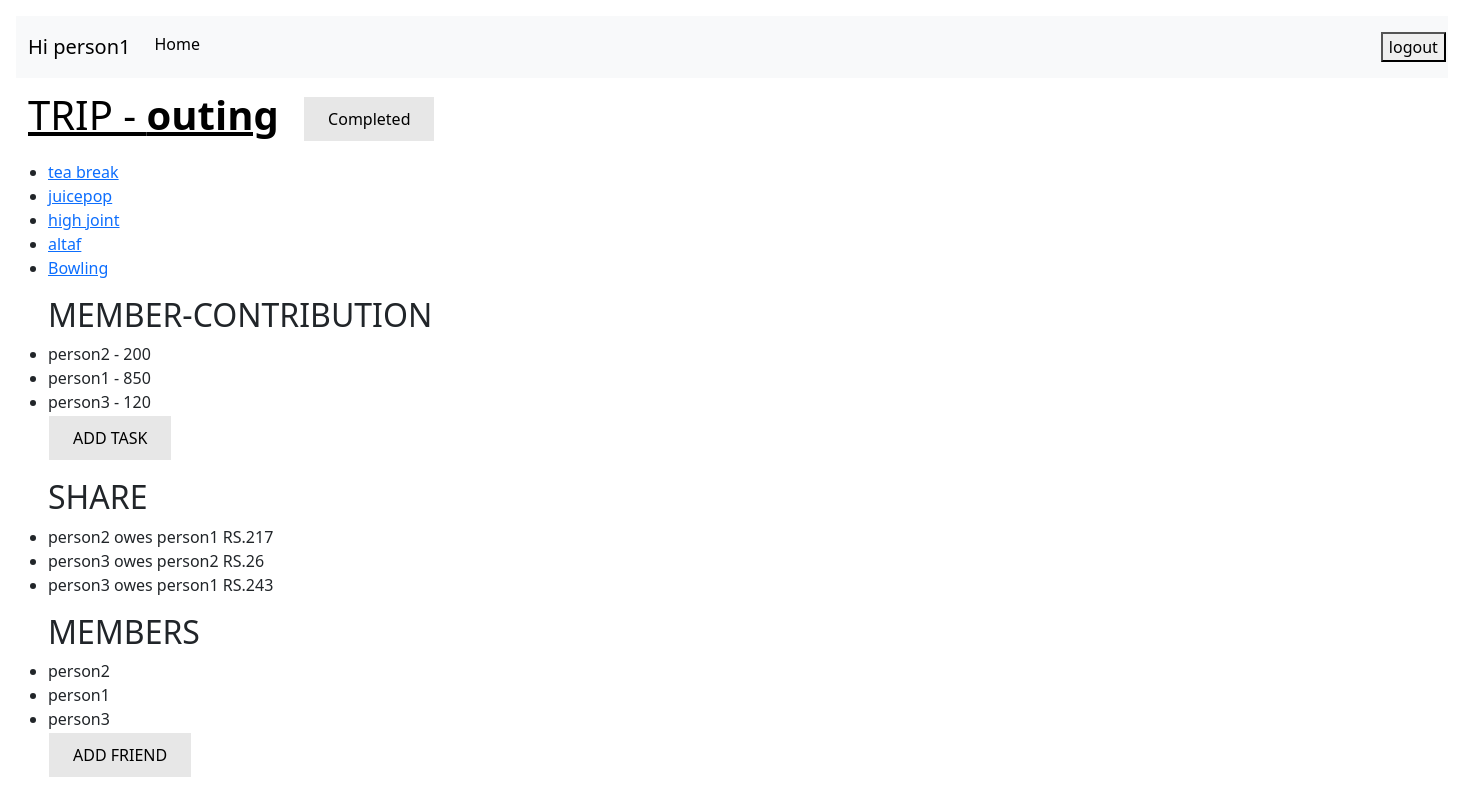
Page /trips/2 (signed in) on the committed database.
### sbill/models.py (models this page shows, shortened)
class trip(models.Model):
    trip_name=models.CharField(max_length=100)
    trip_completed=models.BooleanField(default=False)
    user=models.ManyToManyField(User)

class tasks(models.Model):
    trip_name1 = models.ForeignKey(trip,on_delete=models.CASCADE, db_index=True)
    task=models.CharField(max_length=100)
    whopaid=models.CharField(max_length=100)
    taskexp=models.IntegerField()

class friend(models.Model):
    friends=models.CharField(max_length=100)
    user=models.ForeignKey(trip,on_delete=models.CASCADE)

### sbill/views.py (the view)
# urls.py: path('trips/<int:task_pk>',views.trippage,name='trippage'),
def trippage(request,task_pk):
    task = tasks.objects.filter(trip_name1 = task_pk)
    tp={}
    tp["tp1"]=task_pk
    friends=friend.objects.filter(user=task_pk)
    trips=trip.objects.filter(user=request.user)
    exp={}
    frnd=[]
    for i in friends:
        exp[i.friends]=0
        frnd.append(i.friends)
    for i in task:
        if(i.whopaid in exp):
            exp[i.whopaid]+=i.taskexp
    rlt=[]
    for i in range(len(frnd)):
        for j in range(i+1,len(frnd)):
            diff_amt=exp[frnd[i]]//len(frnd)-exp[frnd[j]]//len(frnd)
            if diff_amt>0:
                rlt.append(str(frnd[j]+" owes "+frnd[i]+" RS."+str(diff_amt)))
            elif diff_amt<0:
                rlt.append(str(frnd[i]+" owes "+frnd[j]+" RS."+str(0-diff_amt)))
    return render(request,'sbill/trippage.html',{'tasks':task,'tps':tp,'friends':friends,'trips':trips,'exps':exp,'result':rlt})

### sbill/templates/sbill/trippage.html (shortened to what this page needs)
{% extends 'sbill/base.html' %}
{% block content %}
<!doctype html>
<html lang="en">
  <head>
    <link href="https://cdn.jsdelivr.net/npm/bootstrap@5.3.2/dist/css/bootstrap.min.css" rel="stylesheet">
    <link href="https://getbootstrap.com/docs/5.3/assets/css/docs.css" rel="stylesheet">
  </head>
  <body class="p-3 m-0 border-0 bd-example m-0 border-0">
    <nav class="navbar navbar-expand-lg">
      <div class="container-fluid">
        {% if user.is_authenticated %}
        <a class="navbar-brand" href="{%url 'currentpage'%}">{% for a in trips %}
          {% if a.id == tps.tp1 %}
          <h1><u>TRIP - <b>{{a.trip_name}}</b></u></h1>
          {% endif %}
        {% endfor %}</a>
        {% endif %}
        <div class="collapse navbar-collapse" id="navbarNavAltMarkup">
          <div class="navbar-nav">&nbsp;&nbsp;
            <form action="{% url 'completed' tps.tp1 %}" method="POST">
              <button class="button button4" type='Submit'>Completed</button>
            </form>
          </div>
        </div>
      </div>
    </nav>
    <div class="grid-container">
        <div class="grid-item"><ul>
        {% for a in tasks %}
          <li>
            <a href="{% url 'updatetask' tps.tp1 a.id %}">{{a.task}}</a>
          </li>
        {% endfor %}
        </ul></div>
        </div>
        <div class="grid-container">
        <div class="grid-item"><ul>
          <h2>MEMBER-CONTRIBUTION</h2>
          {% for a,b in exps.items %}
             <li>{{a}} - {{b}}</li>
          {% endfor %}
          <a href="{% url 'addtask' tps.tp1 %}"><button class="button button4" type='Submit'>ADD TASK</button></a>
        </ul></div>
        </div>
        <div class="grid-container">
        <div class="grid-item"><ul>
          <h2>SHARE</h2>
          {% for a in result %}
          <li>{{a}}</li>
          {% endfor %}
        </ul></div>
        </div>
        <div class="grid-container">
        <div class="grid-item"><ul>
          <h2>MEMBERS</h2>
          {% for a in friends %}
            <li>{{a.friends}}</li>
          {% endfor %}
          <a href="{% url 'addfriend' tps.tp1 %}"><button class="button button4" type='Submit'>ADD FRIEND</button></a>
        </ul></div>
  </div>
  </body>
</html>
{% endblock %}

### sbill/templates/sbill/base.html (shortened to what this page needs)
<!doctype html>
<html lang="en">
  <head>
    <link href="https://cdn.jsdelivr.net/npm/bootstrap@5.3.2/dist/css/bootstrap.min.css" rel="stylesheet">
    <link href="https://getbootstrap.com/docs/5.3/assets/css/docs.css" rel="stylesheet">
  </head>
  <body class="p-3 m-0 border-0 bd-example m-0 border-0">
    <nav class="navbar navbar-expand-lg bg-body-tertiary">
      <div class="container-fluid">
        {% if user.is_authenticated %}
        <a class="navbar-brand" href="{%url 'currentpage'%}">Hi {{user}}</a>
        {% endif %}
        <div class="collapse navbar-collapse" id="navbarNavAltMarkup">
          <div class="navbar-nav">
            <a class="nav-link active"href="{%url 'currentpage'%}">Home</a>
            {% if user.is_authenticated %}
            <form class="nav-link" action="{% url 'logoutuser' %}" method="POST">
              <button type='Submit'>logout</button>
            </form>
            {% else %}
            <a class="nav-link" href="{% url 'signupuser' %}">SignUp</a>
            <a class="nav-link" href="{% url 'loginuser' %}">LogIn</a>
            {% endif %}
          </div>
        </div>
      </div>
    </nav>
  </body>
  {% block content %}{% endblock %}
</html>

### sbill/templates/sbill/trippage.html (style rules this page uses)
.button { background-color: #4CAF50; border: none; color: white; padding: 10px 24px; text-align: center; text-decoration: none; display: inline-block; font-size: 16px; margin: 2px 1px; cursor: pointer; }
.button4 { background-color: #e7e7e7; color: black; }

### rows in the picture
trip: trip_name "outing"
tasks: task "tea break"
tasks: task "juicepop"
tasks: task "high joint"
tasks: task "altaf"
tasks: task "Bowling"
friend: exps "person2", friends "person2"
friend: exps "person1", friends "person1"
friend: exps "person3", friends "person3"

### other values in the picture
{{ user }} "person1"
{{ b }} "200" "850" "120"
{{ a }} "person2 owes person1 RS.217" "person3 owes person2 RS.26" "person3 owes person1 RS.243"
